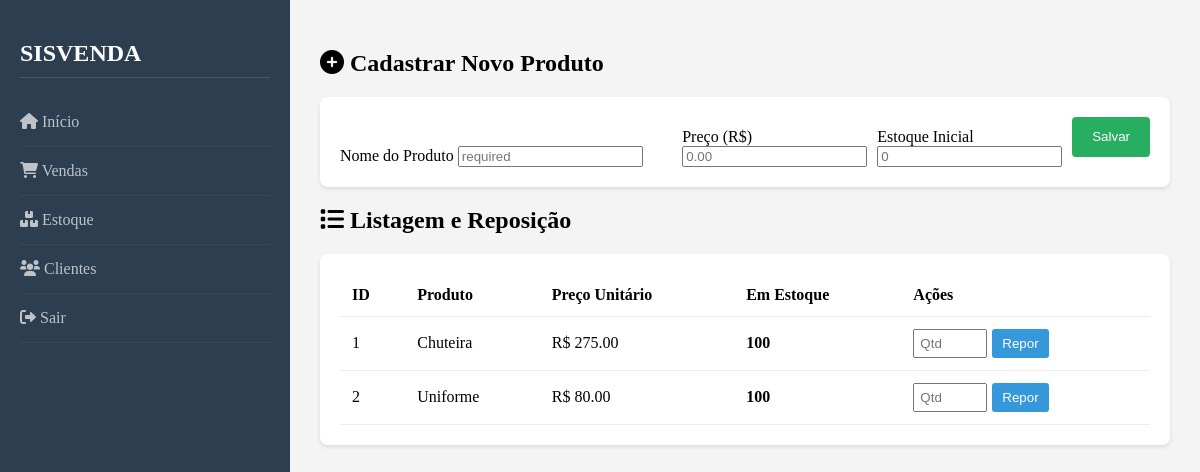
Before: /produtos (signed in) with the older database file.
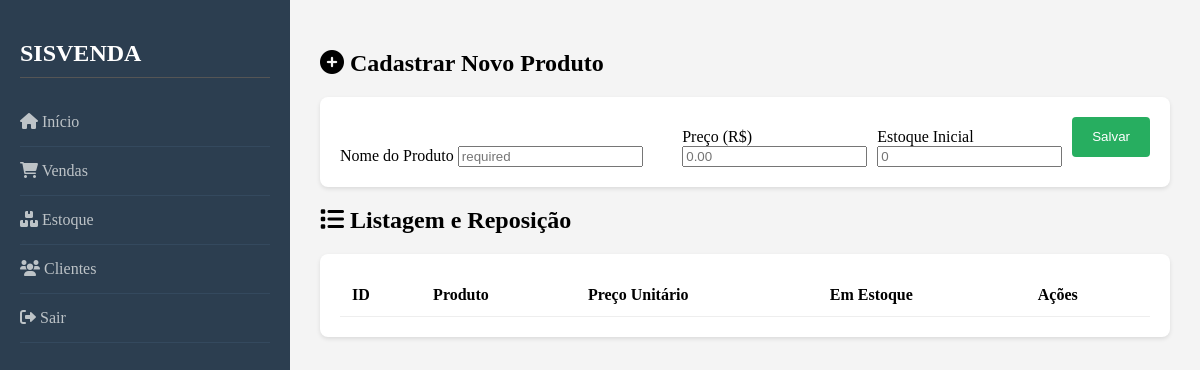
After: the same page with the newer database file.
### tables this page shows
CREATE TABLE produtos (id INTEGER PRIMARY KEY AUTOINCREMENT, nome TEXT, preco REAL, estoque INTEGER);

### app.py (the view)
@app.route('/produtos', methods=['GET', 'POST'])
def produtos():
    if 'user' not in session: return redirect(url_for('index'))
    with conectar() as conn:
        if request.method == 'POST':
            conn.execute('INSERT INTO produtos (nome, preco, estoque) VALUES (?, ?, ?)',
                         (request.form.get('nome'), request.form.get('preco'), request.form.get('estoque')))
            flash('Produto cadastrado!')
        lista = conn.execute('SELECT * FROM produtos').fetchall()
    return render_template('produtos.html', produtos=lista)

### app.py (called while the page is built)
def conectar():
    conn = sqlite3.connect('sisvenda.db')
    conn.row_factory = sqlite3.Row
    return conn

### templates/produtos.html (shortened to what this page needs)
<!DOCTYPE html>
<html lang="pt-br">
<head>
    <link rel="stylesheet" href="{{ url_for('static', filename='style.css') }}">
    <link rel="stylesheet" href="https://cdnjs.cloudflare.com/ajax/libs/font-awesome/6.0.0/css/all.min.css">
</head>
<body>
    <div class="sidebar">
        <h2>SISVENDA</h2>
        <nav>
            <a href="/dashboard"><i class="fas fa-home"></i> Início</a>
            <a href="/vendas"><i class="fas fa-shopping-cart"></i> Vendas</a>
            <a href="/produtos"><i class="fas fa-boxes"></i> Estoque</a>
            <a href="/clientes"><i class="fas fa-users"></i> Clientes</a>
            <a href="/logout"><i class="fas fa-sign-out-alt"></i> Sair</a>
        </nav>
    </div>
    <div class="content">
        <h2><i class="fas fa-plus-circle"></i> Cadastrar Novo Produto</h2>
        <div class="card">
            <form method="POST">
                <div style="display: grid; grid-template-columns: 2fr 1fr 1fr auto; gap: 10px; align-items: end;">
                    <div>
                        <label>Nome do Produto</label>
                        <input type="text" name="nome" placeholder= required>
                    </div>
                    <div>
                        <label>Preço (R$)</label>
                        <input type="number" step="0.01" name="preco" placeholder="0.00" required>
                    </div>
                    <div>
                        <label>Estoque Inicial</label>
                        <input type="number" name="estoque" placeholder="0" required>
                    </div>
                    <button type="submit" class="btn-success" style="height: 40px; margin-bottom: 10px;">Salvar</button>
                </div>
            </form>
        </div>
        <h2><i class="fas fa-list"></i> Listagem e Reposição</h2>
        <div class="card">
            <table>
                <thead>
                    <tr>
                        <th>ID</th>
                        <th>Produto</th>
                        <th>Preço Unitário</th>
                        <th>Em Estoque</th>
                        <th>Ações</th>
                    </tr>
                </thead>
                <tbody>
                    {% for p in produtos %}
                    <tr>
                        <td>{{ p.id }}</td>
                        <td>{{ p.nome }}</td>
                        <td>R$ {{ "%.2f"|format(p.preco) }}</td>
                        <td class="{{ 'text-danger' if p.estoque < 5 else '' }}">
                            <strong>{{ p.estoque }}</strong>
                        </td>
                        <td>
                            <form action="/repor" method="POST" style="display: flex; gap: 5px;">
                                <input type="number" name="quantidade" placeholder="Qtd" style="width: 60px; margin: 0; padding: 5px;" required>
                                <button type="submit" class="btn-action" style="background: #3498db; color: white; border: none; padding: 5px 10px; border-radius: 3px; cursor: pointer;">
                                    Repor
                                </button>
                            </form>
                        </td>
                    </tr>
                    {% endfor %}
                </tbody>
            </table>
        </div>
    </div>
</body>
</html>

### static/style.css (style rules this page uses)
body { display: flex; margin: 0; background: #f4f4f4; }
.sidebar { width: 250px; background: #2c3e50; min-height: 100vh; color: white; padding: 20px; }
.sidebar h2 { border-bottom: 1px solid #555; padding-bottom: 10px; }
.sidebar nav a { display: block; color: #bdc3c7; text-decoration: none; padding: 15px 0; border-bottom: 1px solid #34495e; }
.content { flex: 1; padding: 30px; }
.card { background: white; padding: 20px; border-radius: 8px; margin-bottom: 20px; box-shadow: 0 2px 4px rgba(0,0,0,0.1); }
table { width: 100%; border-collapse: collapse; }
th, td { padding: 12px; border-bottom: 1px solid #eee; text-align: left; }
.btn-success { background: #27ae60; color: white; border: none; padding: 10px 20px; border-radius: 4px; cursor: pointer; }

Changed rows visible on the page:
removed produtos: id "1", nome "Chuteira", preco "275.00", estoque "100"
removed produtos: id "2", nome "Uniforme", preco "80.00", estoque "100"
